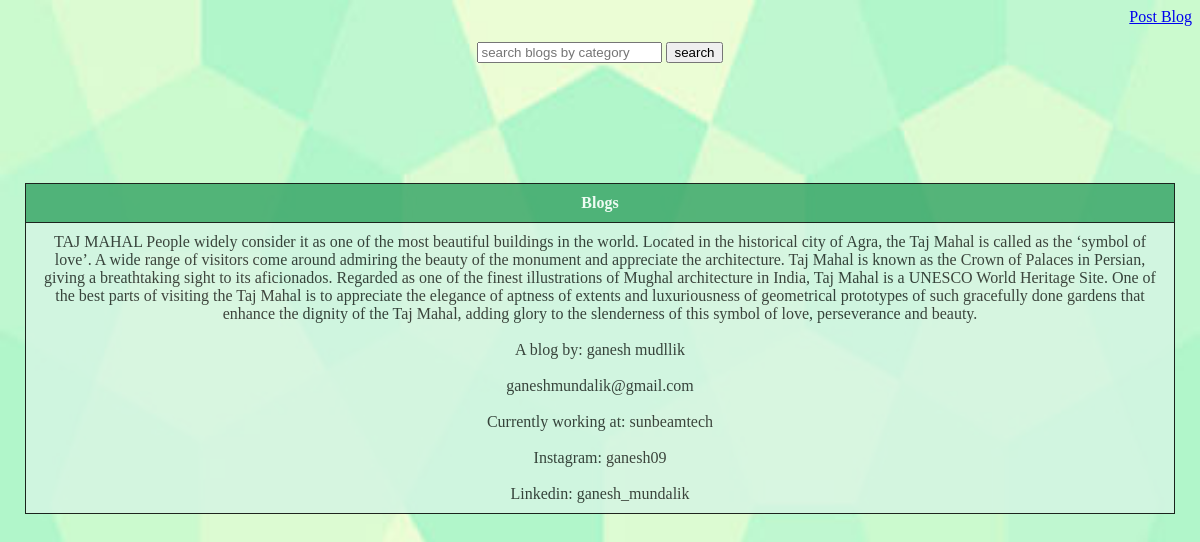
The page / on the database its author committed.
### tables this page shows
CREATE TABLE `tiao` (
  `name` char(20) NOT NULL,
  `phone` bigint(20) NOT NULL,
  `email` varchar(50) NOT NULL,
  `working` varchar(15) NOT NULL,
  `linkedin` varchar(20) DEFAULT NULL,
  `instagram` varchar(10) DEFAULT NULL,
  `blog` text NOT NULL,
  `category` char(15) NOT NULL
);

### index.php (the view, shortened to what this page needs)
<html>
	<head>
</head>
<body>
<table style="border=:1px solid black;margin-left:auto;margin-right:auto">
<tr>
<th>Blogs</th>
</tr>
	<body style="background:url(1.jpg);background-repeat:no-repeat;background-size:100% 100%">
		<p style="text-align:right;"> <a href="dashboard.php">Post Blog</a></p>
		<form method="post">
            <center><input type="text" name="category" placeholder="search blogs by category">
            <input type="submit" name="search" color="blue" value="search"></a></center>
		    </form>
<?php
	require 'connection.php';
	$query="select*from tiao";
	$result=mysqli_query($conn,$query);
	$count=mysqli_num_rows($result);
	if($count>0)
		{
			while($count=$result->fetch_assoc())
			{
				echo("<tr><td>".$count['blog']);
				echo nl2br("\n\n");
				echo("A blog by: ");
				echo($count['name']);
				echo nl2br("\n\n");
				echo($count['email']);
				echo nl2br("\n\n");
				echo("Currently working at: ");
				echo($count['working']);
				echo nl2br("\n\n");
				echo("Instagram: ");
				echo($count['instagram']);
				echo nl2br("\n\n");
				echo("Linkedin: ");
				echo($count['linkedin']."</td></tr>");
	}
}
?>
</table>
</body>
</html>

### index.php (style rules this page uses)
table { width: 80%; }
table, th, td { border: 1px solid black; border-collapse: collapse; opacity: 0.85; width: 1150px; height: 30px; margin: 120px; padding: 60px; }
th, td { padding: 10px; text-align: center; }
th { background-color:#239B56; color: white; }
tr:nth-child(odd) { background-color:#D5F5E3; }
td { background-color: #; }

### rows shown on the page
tiao: blog "TAJ MAHAL People widely consider it as one of the most beautiful buildings in the world. Located in the historical city of Agra, the Taj Mahal is called as the ‘symbol of love’. A wide range of visitors come around admiring the beauty of the monument and appreciate the architecture. Taj Mahal is known as the Crown of Palaces in Persian, giving a breathtaking sight to its aficionados. Regarded as one of the finest illustrations of Mughal architecture in India, Taj Mahal is a UNESCO World Heritage Site. One of the best parts of visiting the Taj Mahal is to appreciate the elegance of aptness of extents and luxuriousness of geometrical prototypes of such gracefully done gardens that enhance the…", name "ganesh mudllik", email "ganeshmundalik@gmail.com", working "sunbeamtech", instagram "ganesh09", linkedin "ganesh_mundalik"
